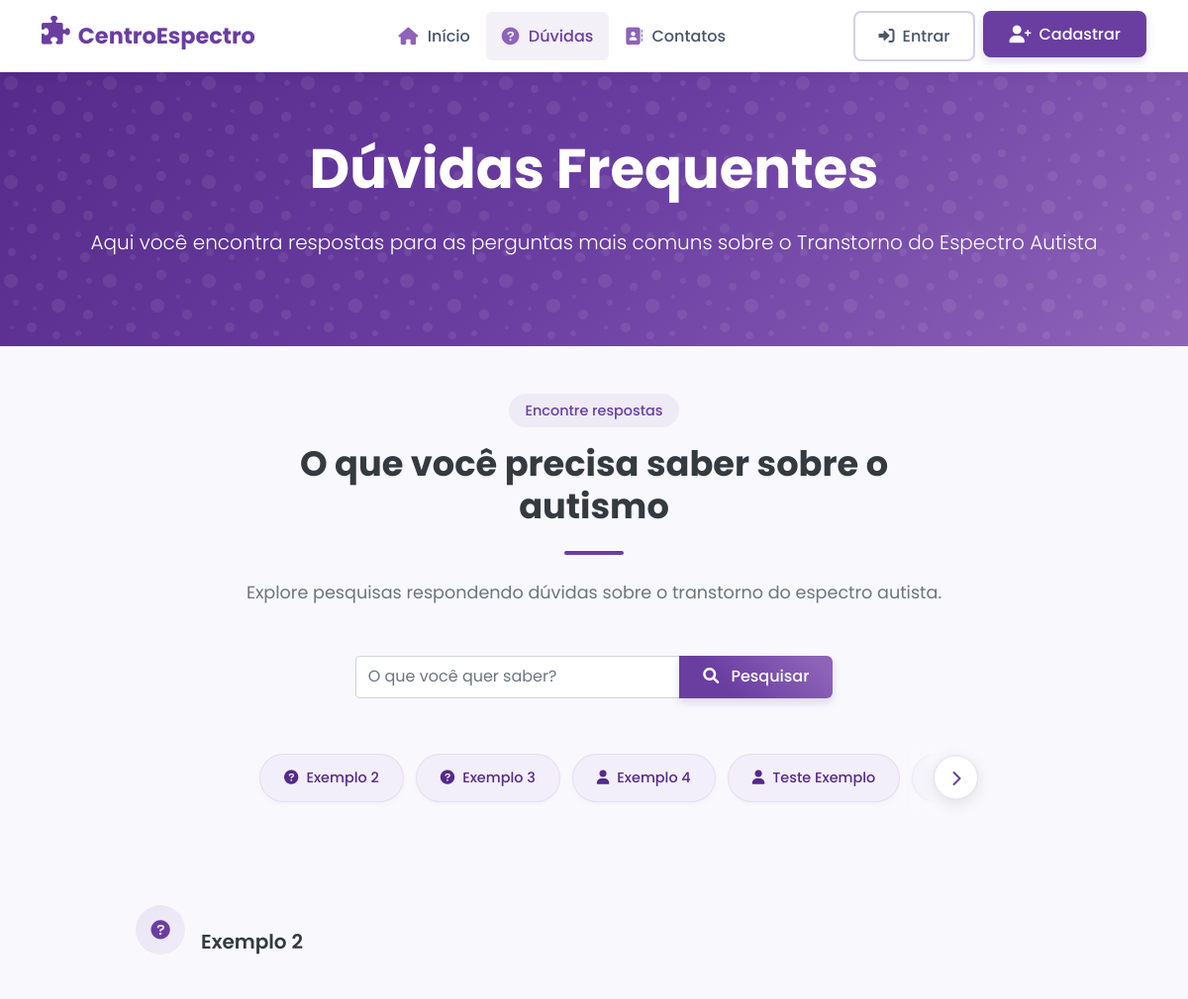
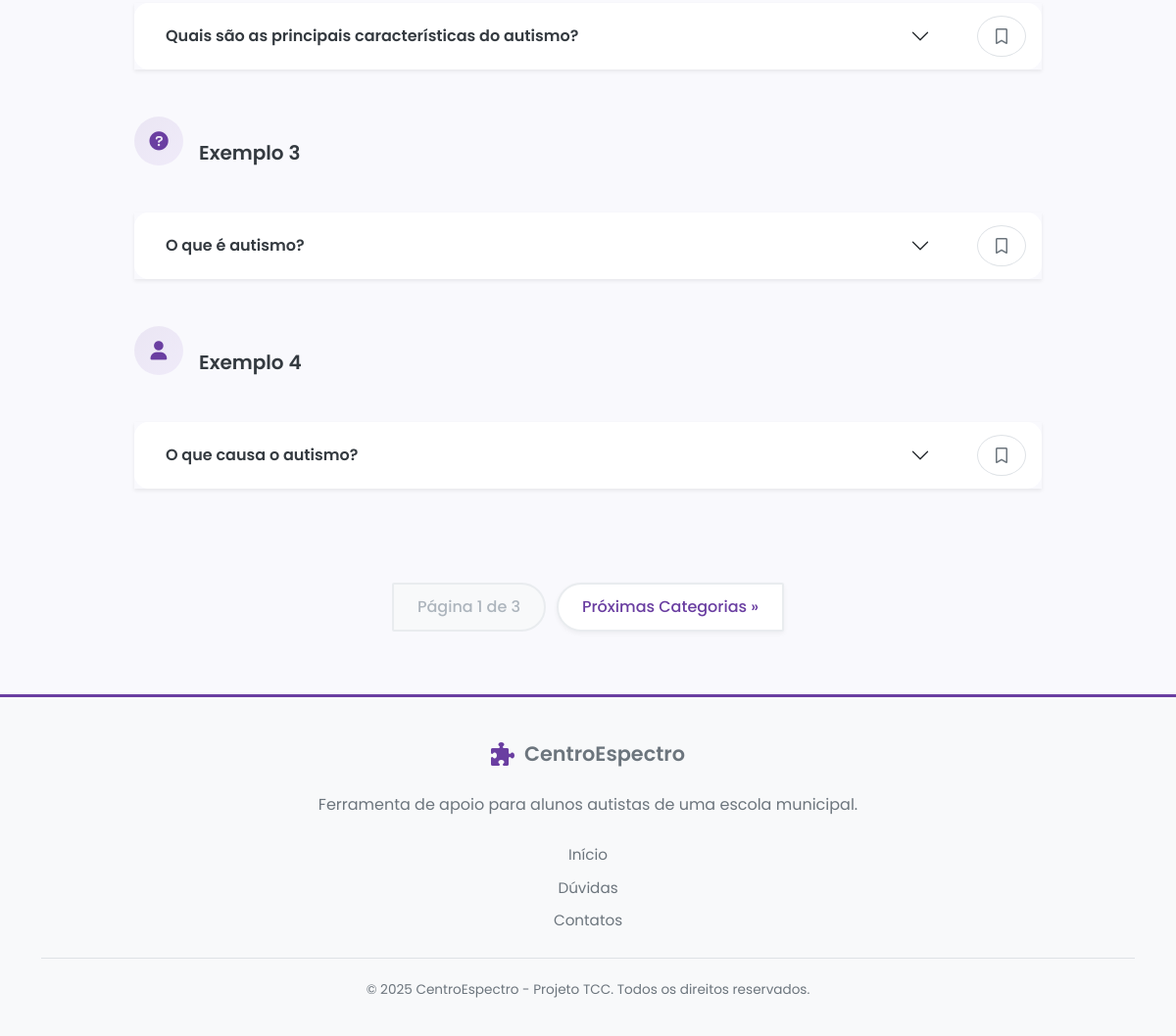
The page /duvidas/ on the database its author committed (2 pictures, top to bottom).
### core/models.py (models this page shows, shortened)
class CategoriaBase(models.Model):
    nome = models.CharField(max_length=100)
    icone = models.CharField(
        max_length=50,
        choices=ICONE_CHOICES, # Usa a lista de ícones como opções
        default='fas fa-question-circle', # Ícone padrão
        verbose_name='Ícone'
    )
    class Meta:
        abstract = True

class CategoriaFAQ(CategoriaBase):
    class Meta:
        verbose_name = 'Categoria de Dúvida'
        verbose_name_plural = 'Categorias de Dúvidas'

class FAQ(models.Model):
    categoria = models.ForeignKey(CategoriaFAQ, on_delete=models.CASCADE, related_name='faqs')
    pergunta = models.CharField(max_length=255)
    resposta = models.TextField()
    fonte = models.URLField(max_length=255, blank=True, null=True, verbose_name='Fonte')

### core/views.py (the view)
# urls.py: path('duvidas/', views.duvidas, name='duvidas'),
def duvidas(request):
    termo_pesquisa = request.POST.get('termo', request.GET.get('termo', ''))
    todas_categorias = CategoriaFAQ.objects.all().order_by('nome')
    main_paginator = Paginator(todas_categorias, 3) # 3 categorias por página
    categorias_com_pagina = []
    items_per_page = main_paginator.per_page
    for index, categoria in enumerate(todas_categorias):
        page_number = (index // items_per_page) + 1
        categorias_com_pagina.append({
            'categoria': categoria,
            'pagina': page_number
        })
    main_page_number = request.GET.get('page')
    main_page_obj = main_paginator.get_page(main_page_number)
    categorias_na_pagina = main_page_obj.object_list
    faqs_da_pagina = FAQ.objects.filter(
        categoria__in=categorias_na_pagina
    ).select_related('categoria').order_by('pergunta')
    if termo_pesquisa:
        faqs_da_pagina = faqs_da_pagina.filter(
            Q(pergunta__icontains=termo_pesquisa) |
            Q(resposta__icontains=termo_pesquisa)
        )
    faqs_agrupadas = defaultdict(list)
    for faq in faqs_da_pagina:
        faqs_agrupadas[faq.categoria].append(faq)
    dados_pagina_atual = OrderedDict()
    for categoria in categorias_na_pagina:
        lista_de_faqs = faqs_agrupadas.get(categoria, [])
        faq_paginator = Paginator(lista_de_faqs, 4)
        query_param_name = f"faq_cat_{categoria.id}_page"
        faq_page_number = request.GET.get(query_param_name)
        faq_page_obj = faq_paginator.get_page(faq_page_number)
        dados_pagina_atual[categoria] = {
            'faqs_page_obj': faq_page_obj,
            'query_param_name': query_param_name
        }
    faqs_salvas_ids = []
    if request.user.is_authenticated:
        faqs_salvas_ids = list(UserSavedFAQ.objects.filter(
            user=request.user
        ).values_list('faq_id', flat=True))
    context = {
        'faqs_por_categoria_paginada': dados_pagina_atual,
        'page_obj': main_page_obj,
        'termo_pesquisa': termo_pesquisa,
        'faqs_salvas_ids': faqs_salvas_ids,
        'categorias_com_pagina': categorias_com_pagina,
    }
    return render(request, 'core/duvidas.html', context)

### core/templatetags/query_tags.py (called while the page is built)
@register.simple_tag(takes_context=True)
def query_transform(context, **kwargs):
    query = context['request'].GET.copy()
    for k, v in kwargs.items():
        query[k] = v
    return query.urlencode()

### core/templates/core/duvidas.html (shortened to what this page needs)
{% extends 'base.html' %}
{% load static %}
{% load query_tags %}
{% block content %}
<section class="hero-section" style="padding: 4rem 0;">
    <div class="hero-overlay"></div>
    <div class="container">
        <div class="row align-items-center">
            <div class="col-lg-12 text-center">
                <h1 class="display-4 fw-bold mb-4 animate__animated animate__fadeInUp">
                    Dúvidas Frequentes
                </h1>
                <p class="lead mb-4 animate__animated animate__fadeInUp animate__delay-1s">
                    Aqui você encontra respostas para as perguntas mais comuns sobre o Transtorno do Espectro Autista
                </p>
            </div>
        </div>
    </div>
</section>
<section class="py-5">
    <div class="container">
        <div class="row justify-content-center mb-5">
            <div class="col-lg-8 text-center">
                <div class="section-subtitle">Encontre respostas</div>
                <h2 class="section-title">O que você precisa saber sobre o autismo</h2>
                <div class="section-divider"></div>
                <p class="section-description mb-5">Explore pesquisas respondendo dúvidas sobre o transtorno do espectro autista.</p>
                <div class="row justify-content-center mb-5">
                    <div class="col-md-8">
                        <form action="{% url 'pesquisar_faqs' %}" method="post" class="d-flex">
                            <div class="input-group">
                                <input type="text" name="termo" class="form-control" placeholder="O que você quer saber?" value="{{ termo_pesquisa }}" aria-label="Termo de pesquisa" autocomplete="off">
                                <button class="btn btn-primary" type="submit"><i class="fas fa-search me-2"></i> Pesquisar</button>
                            </div>
                        </form>
                    </div>
                </div>
                {% if categorias_com_pagina %}
                    <div class="category-carousel-wrapper">
                        <div class="category-filters-container mb-5">
                            <div class="category-filters">
                                {% for item in categorias_com_pagina %}
                                    <a href="#{{ item.categoria.nome|lower|slugify }}"
                                    class="btn-category-filter"
                                    data-target-page="{{ item.pagina }}"
                                    data-current-page="{{ page_obj.number }}">
                                        <i class="{{ item.categoria.icone }} me-2"></i>
                                        <span>{{ item.categoria.nome }}</span>
                                    </a>
                                {% endfor %}
                            </div>
                        </div>
                        <button type="button" class="carousel-arrow next" aria-label="Próximo">
                            <i class="fas fa-chevron-right"></i>
                        </button>
                    </div>
                {% endif %}
            </div>
        </div>
        {% if faqs_por_categoria_paginada %}
            <div class="row">
                <div class="col-lg-10 mx-auto">
                    {% for categoria, dados in faqs_por_categoria_paginada.items %}
                        {% with faqs_page_obj=dados.faqs_page_obj query_param_name=dados.query_param_name %}
                            {% if faqs_page_obj %}
                                <div class="mb-5" id="{{ categoria.nome|lower|slugify }}">
                                    <div class="d-flex align-items-center mb-4">
                                        <div class="feature-icon me-3"><i class="{{ categoria.icone }}"></i></div>
                                        <h3 class="feature-title mb-0">{{ categoria.nome }}</h3>
                                    </div>
                                    <div class="accordion shadow-sm" id="accordion-{{ categoria.id }}">
                                        {% for faq in faqs_page_obj %}
                                            <div class="accordion-item border-0 mb-3 rounded-3 overflow-hidden">
                                                <h2 class="accordion-header" id="heading-{{ faq.id }}">
                                                    <div class="d-flex align-items-center">
                                                        <button class="accordion-button collapsed fw-medium flex-grow-1" type="button" data-bs-toggle="collapse" data-bs-target="#collapse-{{ faq.id }}" aria-expanded="false" aria-controls="collapse-{{ faq.id }}">{{ faq.pergunta }}</button>
                                                        <div class="faq-save-button ms-3 me-3">
                                                            {% if user.is_authenticated %}
                                                                {% if faq.id in faqs_salvas_ids %}
                                                                    <button class="btn btn-primary btn-icon" onclick="removerFAQ({{ faq.id }}, this)"><i class="fas fa-bookmark"></i></button>
                                                                {% else %}
                                                                    <button class="btn btn-outline-primary btn-icon" onclick="salvarFAQ({{ faq.id }}, this)"><i class="far fa-bookmark"></i></button>
                                                                {% endif %}
                                                            {% else %}
                                                                <button class="btn btn-outline-primary btn-icon" onclick="mostrarLoginAlert()"><i class="far fa-bookmark"></i></button>
                                                            {% endif %}
                                                        </div>
                                                    </div>
                                                </h2>
                                            </div>
                                        {% endfor %}
                                    </div>
                                </div>
                            {% endif %}
                        {% endwith %}
                    {% endfor %}
                </div>
            </div>
            {% if page_obj.has_other_pages %}
            <nav aria-label="Navegação das páginas de categorias" class="mt-5">
                <ul class="pagination justify-content-center">
                    <li class="page-item main-pagination-item disabled">
                        <span class="page-link">Página {{ page_obj.number }} de {{ page_obj.paginator.num_pages }}</span>
                    </li>
                    {% if page_obj.has_next %}
                        <li class="page-item main-pagination-item">
                            <a class="page-link" href="?{% query_transform page=page_obj.next_page_number %}">Próximas Categorias &raquo;</a>
                        </li>
                    {% endif %}
                </ul>
            </nav>
            {% endif %}
        {% endif %}
    </div>
</section>
<div class="toast-container position-fixed top-0 end-0 p-3" style="z-index: 1100">
</div>
{% endblock %}
{% block extra_css %}
<link
    rel="stylesheet"
    href="https://cdnjs.cloudflare.com/ajax/libs/animate.css/4.1.1/animate.min.css"
/>
{% endblock %}

### static/css/site.css (style rules this page uses)
:root { --primary: #6a3ea1; --primary-dark: #5b2e92; --primary-light: #9a6dd7; --primary-very-light: #f3effa; --secondary: #3a86ff; --accent: #ffd60a; --success: #4caf50; --info: #2196f3; --warning: #ff9800; --danger: #f44336; --light: #f8f9fa; --dark: #343a40; --gray-100: #f8f9fa; --gray-200: #e9ecef; --gray-300: #dee2e6; --gray-400: #ced4da; --gray-500: #adb5bd; --gray-600: #6c757d; --gray-700: #495057; --gray-800: #343a40; --gray-900: #212529; --body-bg: #f9f9fd; --card-shadow: 0 10px 30px rgba(0, 0, 0, 0.05); --transition: all 0.3s ease; }
html { scroll-behavior: smooth; }
body { font-family: 'Poppins', sans-serif; background-color: var(--body-bg); color: var(--gray-700); line-height: 1.7; overflow-x: hidden; }
a { color: var(--primary); text-decoration: none; transition: var(--transition); }
.section-subtitle { display: inline-block; padding: 5px 16px; background-color: rgba(106, 62, 161, 0.08); color: var(--primary); border-radius: 50px; font-size: 0.9rem; font-weight: 500; margin-bottom: 1rem; }
.section-title { font-size: 2.2rem; font-weight: 700; color: var(--gray-800); margin-bottom: 1rem; }
.section-divider { height: 4px; width: 60px; background: var(--primary); margin: 1.5rem auto; border-radius: 2px; }
.section-description { font-size: 1.1rem; color: var(--gray-600); max-width: 800px; margin: 0 auto; }
.btn { border-radius: 50px; padding: 0.6rem 1.5rem; font-weight: 500; transition: var(--transition); position: relative; overflow: hidden; z-index: 1; }
.btn-primary { background: linear-gradient(45deg, var(--primary) 30%, var(--primary-light) 90%); border: none; color: white; box-shadow: 0 4px 10px rgba(106, 62, 161, 0.2); }
.btn-outline-primary { color: var(--primary); border: 2px solid var(--primary); background: transparent; }
.hero-section { position: relative; background: linear-gradient(135deg, var(--primary-dark) 0%, var(--primary) 50%, var(--primary-light) 100%); color: white; overflow: hidden; padding: 6rem 0; }
.hero-overlay { position: absolute; top: 0; left: 0; width: 100%; height: 100%; opacity: 0.7; }
.feature-icon { display: inline-flex; align-items: center; justify-content: center; width: 70px; height: 70px; font-size: 1.8rem; color: var(--primary); background-color: rgba(106, 62, 161, 0.1); border-radius: 50%; margin-bottom: 1.5rem; transition: var(--transition); }
.feature-title { font-size: 1.25rem; font-weight: 600; color: var(--gray-800); margin-bottom: 1rem; }

### core/templates/base.html (style rules this page uses)
:root { --primary: #6A3EA1; --primary-light: #8E63B8; --primary-dark: #552A8A; --gray-700: #4a5568; --text-dark: #2d3748; --danger-red: #e53e3e; }
body { font-family: 'Poppins', sans-serif; }
.btn { border-radius: 6px; padding: 0.6rem 1.5rem; font-weight: 500; transition: all 0.3s ease; }
.btn-primary { background: linear-gradient(45deg, var(--primary) 30%, var(--primary-light) 90%); border: none; box-shadow: 0 4px 10px rgba(106, 62, 161, 0.2); }

### rows shown on the page
CategoriaFAQ: categoria.nome "Exemplo 2", nome "Exemplo 2"
CategoriaFAQ: categoria.nome "Exemplo 3", nome "Exemplo 3"
CategoriaFAQ: categoria.nome "Exemplo 4", nome "Exemplo 4"
CategoriaFAQ: categoria.nome "Teste Exemplo"
FAQ: pergunta "Quais são as principais características do autismo?"
FAQ: pergunta "O que é autismo?"
FAQ: pergunta "O que causa o autismo?"

### other values the page prints
{{ page_obj.number }} "1"
{{ page_obj.paginator.num_pages }} "3"
